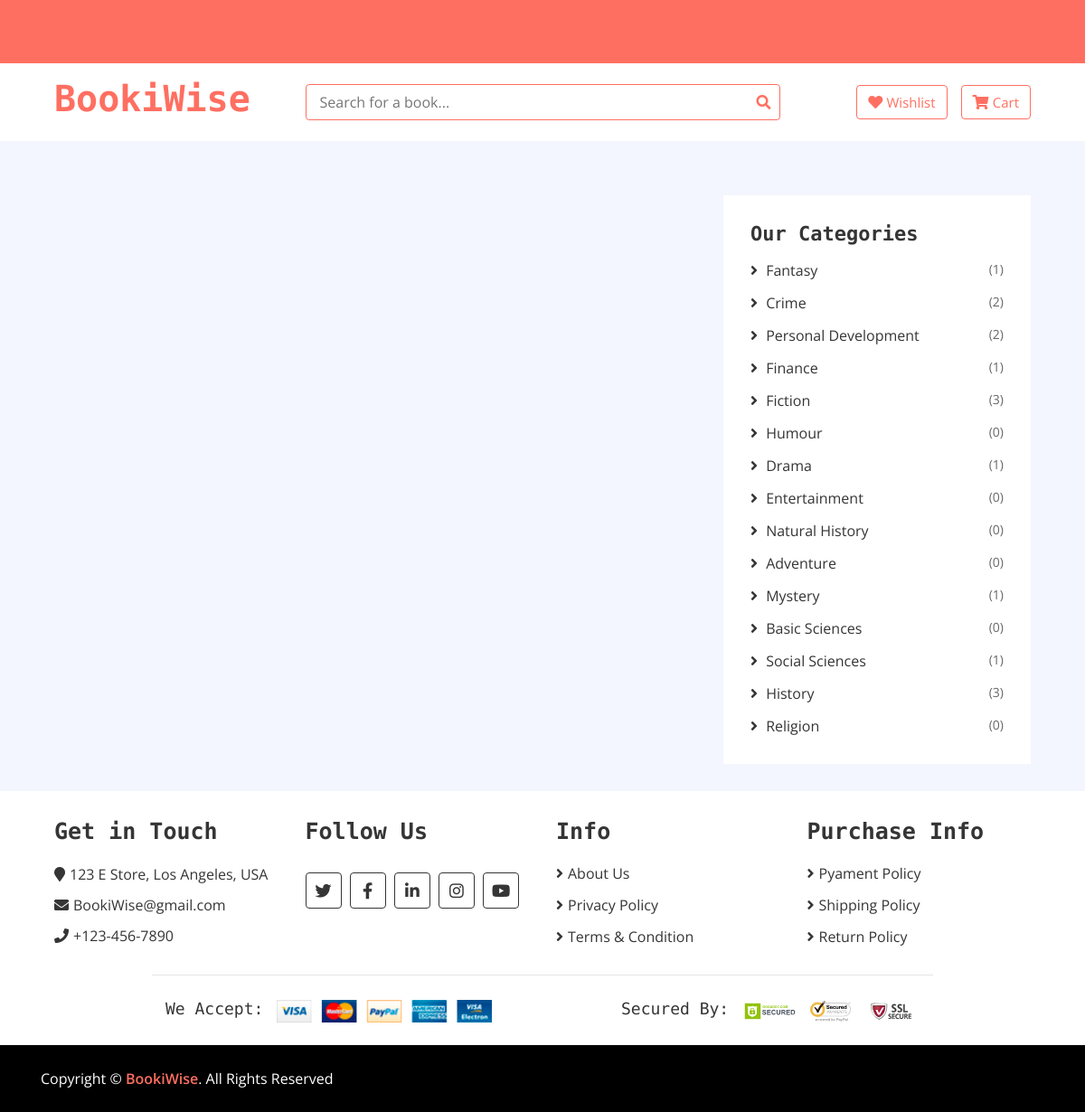
Screenshot of /search with the database file from the repository.
### BookStore_app/models.py (models this page shows)
class Category(models.Model):
	name = models.CharField(max_length = 100)
	created_at = models.DateTimeField(auto_now_add=True)
	updated_at = models.DateTimeField(auto_now=True)

### BookStore_app/views.py (the view)
# urls.py: path('search', views.search),
def search(request):
    query = request.GET.get('q')
    if query:
        books = Book.objects.filter(title__icontains=query)
    else:
        books = []
    context = {
        'books': books,
        'categories': Category.objects.all(),
    }
    return render(request, 'search_results.html', context)

### templates/search_results.html (shortened to what this page needs)
{% load static %}
<!DOCTYPE html>
<html lang="en">
    <head>
        <link href="https://stackpath.bootstrapcdn.com/bootstrap/4.4.1/css/bootstrap.min.css" rel="stylesheet">
        <link href="https://cdnjs.cloudflare.com/ajax/libs/font-awesome/5.10.0/css/all.min.css" rel="stylesheet">
        <link rel="stylesheet" type="text/css" href="https://cdn.jsdelivr.net/npm/slick-carousel@1.8.1/slick/slick.css"/>
        <link rel="stylesheet" type="text/css" href="https://cdn.jsdelivr.net/npm/slick-carousel@1.8.1/slick/slick-theme.css"/>
        <link href="{% static 'css/style.css' %}" rel="stylesheet">
    </head>
    <body>
        <div class="nav">
            <div class="container-fluid">
                <nav class="navbar navbar-expand-md bg-dark navbar-dark">
                </div>
            </div>
        <div class="bottom-bar">
            <div class="container-fluid">
                <div class="row align-items-center">
                    <div class="col-md-3">
                        <div class="logo">
                            <a href="/home">
                                <h1>BookiWise</h1>
                            </a>
                        </div>
                    </div>
                    <div class="col-md-6">
                        <div class="search">
                            <form method="get" action="/search">
                                <input type="text" name="q" placeholder="Search for a book...">
                                <button type="submit"><i class="fa fa-search"></i></button>
                            </form>
                        </div>
                    </div>
                    <div class="col-md-3">
                        <div class="user">
                            <a href="/wishlist" class="btn wishlist">
                                <i class="fa fa-heart"></i>
                                <span> Wishlist</span>
                            </a>
                            <a href="/cart" class="btn cart">
                                <i class="fa fa-shopping-cart"></i>
                                <span> Cart</span>
                            </a>
                        </div>
                    </div>
                </div>
            </div>
        </div>
        <div class="product-view">
            <div class="container-fluid">
                <div class="row">
                    <div class="col-lg-8">
                    </div>
                    <div class="col-lg-4 sidebar">
                        <div class="sidebar-widget brands">
                            <h2 class="title">Our Categories</h2>
                            <ul>
                                {% for category in categories %}
                                    <li><a href="/category_view/{{category.name}}"> {{category.name}} </a><span>({{category.books.count}})</span></li>
                                {% endfor %}
                            </ul>
                        </div>
                    </div>
                </div>
            </div>
        </div>
        <div class="footer">
            <div class="container-fluid">
                <div class="row">
                    <div class="col-lg-3 col-md-6">
                        <div class="footer-widget">
                            <h2>Get in Touch</h2>
                            <div class="contact-info">
                                <p><i class="fa fa-map-marker"></i>123 E Store, Los Angeles, USA</p>
                                <p><i class="fa fa-envelope"></i>BookiWise@gmail.com</p>
                                <p><i class="fa fa-phone"></i>+123-456-7890</p>
                            </div>
                        </div>
                    </div>
                    <div class="col-lg-3 col-md-6">
                        <div class="footer-widget">
                            <h2>Follow Us</h2>
                            <div class="contact-info">
                                <div class="social">
                                    <a href=""><i class="fab fa-twitter"></i></a>
                                    <a href=""><i class="fab fa-facebook-f"></i></a>
                                    <a href=""><i class="fab fa-linkedin-in"></i></a>
                                    <a href=""><i class="fab fa-instagram"></i></a>
                                    <a href=""><i class="fab fa-youtube"></i></a>
                                </div>
                            </div>
                        </div>
                    </div>
                    <div class="col-lg-3 col-md-6">
                        <div class="footer-widget">
                            <h2>Info</h2>
                            <ul>
                                <li><a href="#">About Us</a></li>
                                <li><a href="#">Privacy Policy</a></li>
                                <li><a href="#">Terms & Condition</a></li>
                            </ul>
                        </div>
                    </div>
                    <div class="col-lg-3 col-md-6">
                        <div class="footer-widget">
                            <h2>Purchase Info</h2>
                            <ul>
                                <li><a href="#">Pyament Policy</a></li>
                                <li><a href="#">Shipping Policy</a></li>
                                <li><a href="#">Return Policy</a></li>
                            </ul>
                        </div>
                    </div>
                </div>
                <div class="row payment align-items-center">
                    <div class="col-md-6">
                        <div class="payment-method">
                            <h2>We Accept:</h2>
                            <img src="{% static 'img/payment-method.png' %}" alt="Payment Method" />
                        </div>
                    </div>
                    <div class="col-md-6">
                        <div class="payment-security">
                            <h2>Secured By:</h2>
                            <img src="{% static 'img/godaddy.svg' %}" alt="Payment Security" />
                            <img src="{% static 'img/norton.svg' %}" alt="Payment Security" />
                            <img src="{% static 'img/ssl.svg' %}" alt="Payment Security" />
                        </div>
                    </div>
                </div>
            </div>
        </div>
        <div class="footer-bottom">
            <div class="container">
                <div class="row">
                    <div class="col-md-6 copyright">
                        <p>Copyright &copy; <a href="#">BookiWise</a>. All Rights Reserved</p>
                    </div>
                </div>
            </div>
        </div>
    </body>
</html>

### static/css/style.css (style rules this page uses)
body { color: #353535; font-family: 'Open Sans', sans-serif; font-weight: 400; background: #f3f6ff; }
a { color: #FF6F61; }
h1 { font-family: 'Source Code Pro', monospace; font-weight: 900; }
h2 { font-family: 'Source Code Pro', monospace; font-weight: 700; }
@media (min-width: 992px) { .container-fluid { padding-right: 60px; padding-left: 60px; } }
.btn { color: #FF6F61; background: #ffffff; border: 1px solid #FF6F61; }
.nav { position: relative; }
@media (min-width: 992px) { .nav .container-fluid { padding-left: 52px; padding-right: 52px; } }
.nav .navbar { height: 100%; padding: 0; }
@media (min-width: 768px) { .nav, .nav .navbar { background: #FF6F61 !important; } }
.bottom-bar { padding: 15px 0; background: #ffffff; margin-bottom: 30px; }
.bottom-bar .logo { text-align: left; overflow: hidden; }
.bottom-bar .search { width: 100%; }
.bottom-bar .search input[type=text] { width: 100%; height: 40px; padding: 0 15px; color: #666666; border: 1px solid #FF6F61; border-radius: 4px; }
.bottom-bar .search button { position: absolute; width: 40px; height: 38px; top: 1px; right: 16px; padding: 0 15px; border: none; background: none; color: #FF6F61; border-radius: 0 2px 2px 0; }
.bottom-bar .user { font-size: 0; text-align: right; }
.bottom-bar .user .wishlist { margin-right: 15px; }
.bottom-bar .user .cart i, .bottom-bar .user .wishlist i { color: #FF6F61; }
.bottom-bar .user .cart span, .bottom-bar .user .wishlist span { color: #FF6F61; font-size: 15px; }
@media (min-width: 768px) { .bottom-bar { max-height: 90px; } }
.product-view { position: relative; width: 100%; padding: 30px 0; }
.sidebar-widget { padding: 30px; background: #ffffff; }
.sidebar-widget .title { position: relative; font-size: 22px; text-transform: capitalize; margin-bottom: 15px; }
.sidebar-widget.brands ul { margin: 0; padding: 0; list-style: none; }
.sidebar-widget.brands ul li { margin-bottom: 12px; }
.sidebar-widget.brands ul li:last-child { margin-bottom: 0; }
.sidebar-widget.brands ul li a { color: #353535; white-space: nowrap; display: inline-block; line-height: 23px; transition: all .3s; }
.sidebar-widget.brands ul li a::before { content: '\f105'; font-family: 'Font Awesome 5 Free'; font-weight: 900; padding-right: 5px; }
.sidebar-widget.brands ul li span { display: inline-block; float: right; color: #666666; font-size: 14px; font-weight: 400; }
.footer { position: relative; padding: 30px 0 0 0; background: #ffffff; }
.footer .footer-widget { position: relative; width: 100%; margin-bottom: 30px; }
.footer .footer-widget h2 { font-size: 25px; white-space: nowrap; margin-bottom: 20px; }
.footer .footer-widget ul { margin: 0; padding: 0; list-style: none; }
.footer .footer-widget ul li { margin-bottom: 12px; }
.footer .footer-widget ul li:last-child { margin-bottom: 0; }
.footer .footer-widget ul li a { color: #353535; white-space: nowrap; display: block; line-height: 23px; transition: all .3s; }
.footer .footer-widget ul li a::before { content: '\f105'; font-family: 'Font Awesome 5 Free'; font-weight: 900; padding-right: 5px; }
.footer .contact-info p { margin-bottom: 10px; font-size: 16px; }
.footer .contact-info p i { margin-right: 5px; }
.footer .social { position: relative; width: 100%; }
.footer .social a { display: inline-block; margin: 10px 5px 0 0; width: 40px; height: 40px; padding: 6px 0; text-align: center; font-size: 18px; color: #353535; border: 1px solid #353535; border-radius: 4px; transition: all .3s; }
.footer .payment { padding-top: 25px; padding-bottom: 25px; border-top: 1px solid rgba(0,0,0,.1); }
@media (min-width: 992px) { .footer .payment { max-width: 80%; margin: 0 auto; } }
.footer .payment-method, .footer .payment-security { overflow: hidden; }
.footer .payment-method { text-align: left; }
.footer .payment-security { text-align: right; }
.footer .payment-method h2, .footer .payment-security h2 { display: inline-block; margin: 0 10px 0 0; font-size: 18px; font-weight: 400; line-height: 22px; }
.footer .payment-method img, .footer .payment-security img { height: 25px; }
.footer-bottom { position: relative; padding: 25px 0; background: #000000; }
.footer-bottom .copyright { text-align: left; }
.footer-bottom .copyright p, .footer-bottom .template-by p { color: #ffffff; font-weight: 400; margin: 0; }
.footer-bottom .copyright p a, .footer-bottom .template-by p a { font-weight: 600; }

### rows the page displays
Category: name "Fantasy", books.count "1"
Category: name "Crime", books.count "2"
Category: name "Personal Development", books.count "2"
Category: name "Finance", books.count "1"
Category: name "Fiction", books.count "3"
Category: name "Humour", books.count "0"
Category: name "Drama", books.count "1"
Category: name "Entertainment", books.count "0"
Category: name "Natural History", books.count "0"
Category: name "Adventure", books.count "0"
Category: name "Mystery", books.count "1"
Category: name "Basic Sciences", books.count "0"
Category: name "Social Sciences", books.count "1"
Category: name "History", books.count "3"
Category: name "Religion", books.count "0"
